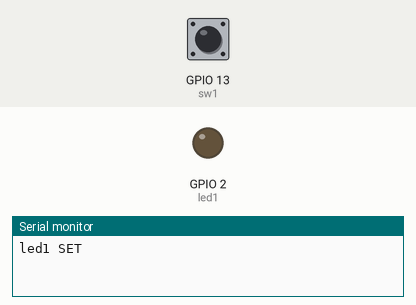
This sketch was run on a simulated ESP32. Parts: output pins drawn as LEDs (lit = HIGH), the last lines printed to the serial monitor. Inputs (shaded band) come from the test bench; at power-on: GPIO 13 (sw1) HIGH.

Above: at 1.2 s.
1.3 s: GPIO 13 (sw1) pulled LOW for 0.15 s
At 2.5 s:
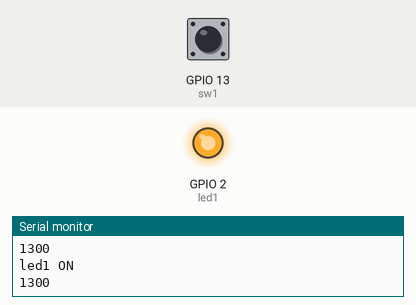
2.9 s: GPIO 13 (sw1) pulled LOW for 1 s
At 4.0 s:
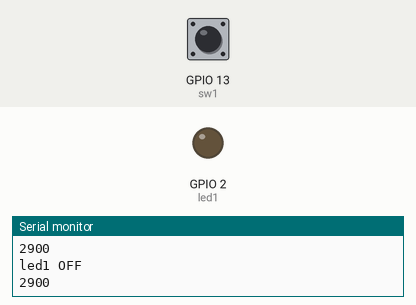
5.4 s: GPIO 13 (sw1) pulled LOW for 3.2 s
At 5.9 s:
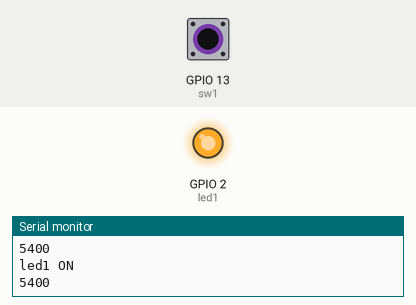
Timing chart, 0 to 8.4 s (numbered marks = the images above; inputs shaded):
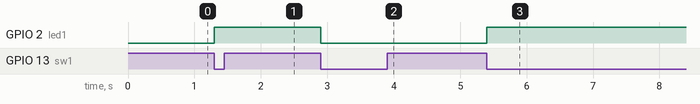

Measured:
- after the input at 1.3 s, GPIO 2 (led1): LOW → HIGH at once
- after the input at 2.9 s, GPIO 2 (led1): HIGH → LOW at once
- after the input at 5.4 s, GPIO 2 (led1): LOW → HIGH at once

The sketch:

keyDelay.ino
```cpp
#define sw1 13
#define led1 2
unsigned long X;
unsigned long Y;


void IRAM_ATTR ZD() {
  X = millis();//定时1毫秒送给变量X
  Serial.println(X);
  if( (Y+500) < X ){
    if(digitalRead(led1) == LOW){
      digitalWrite(led1,HIGH);
      Serial.println("led1 ON");
      Y = millis();
    }
    else{
      digitalWrite(led1,LOW);
      Serial.println("led1 OFF");
      Y = millis();
    }
  }
  Serial.println(Y);
  Serial.println();
}

void setup() {
  Serial.begin(115200);
  Serial.println("led1 SET");
  pinMode(led1,OUTPUT);
  pinMode(sw1,INPUT_PULLUP);
  digitalWrite(led1,LOW);
  attachInterrupt(sw1,ZD,FALLING);
  Y = millis();
}
void loop() {
//  Serial.println("led1 WAIT");
  delay(100);
}
```
